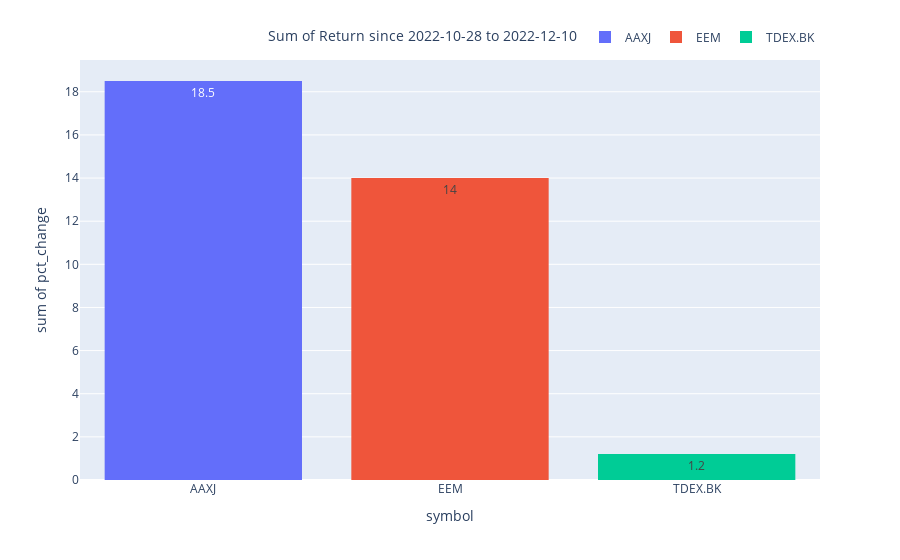

The notebook cell saved with this chart:
### Code cell
fig = px.histogram(dfSum_Pct_Price, x="symbol", y="pct_change",text_auto=True,
             color='symbol',height=600)

fig.update_layout(legend=dict(
    orientation="h",
    yanchor="bottom",
    y=1.02,
    xanchor="right",
    x=1,
    title=chart_title 
))

fig.show()

pio.write_image(fig, f"{report_path}\\{title}-{chart_title}.png")

### Figure 1 — Plotly figure (JSON) as saved in the notebook; plotly's stock layout.template omitted (floating-point values rounded to 4 significant figures)
{"data": [{"alignmentgroup": "True", "bingroup": "x", "histfunc": "sum", "hovertemplate": "symbol=%{x}<br>sum of pct_change=%{y}<extra></extra>", "legendgroup": "AAXJ", "marker": {"color": "#636efa", "pattern": {"shape": ""}}, "name": "AAXJ", "offsetgroup": "AAXJ", "orientation": "v", "showlegend": true, "texttemplate": "%{value}", "type": "histogram", "x": ["AAXJ"], "xaxis": "x", "y": [18.5], "yaxis": "y"}, {"alignmentgroup": "True", "bingroup": "x", "histfunc": "sum", "hovertemplate": "symbol=%{x}<br>sum of pct_change=%{y}<extra></extra>", "legendgroup": "EEM", "marker": {"color": "#EF553B", "pattern": {"shape": ""}}, "name": "EEM", "offsetgroup": "EEM", "orientation": "v", "showlegend": true, "texttemplate": "%{value}", "type": "histogram", "x": ["EEM"], "xaxis": "x", "y": [14], "yaxis": "y"}, {"alignmentgroup": "True", "bingroup": "x", "histfunc": "sum", "hovertemplate": "symbol=%{x}<br>sum of pct_change=%{y}<extra></extra>", "legendgroup": "TDEX.BK", "marker": {"color": "#00cc96", "pattern": {"shape": ""}}, "name": "TDEX.BK", "offsetgroup": "TDEX.BK", "orientation": "v", "showlegend": true, "texttemplate": "%{value}", "type": "histogram", "x": ["TDEX.BK"], "xaxis": "x", "y": [1.2], "yaxis": "y"}], "layout": {"autosize": true, "barmode": "relative", "legend": {"orientation": "h", "title": {"text": "Sum of Return since 2022-10-28 to 2022-12-10"}, "tracegroupgap": 0, "x": 1, "xanchor": "right", "y": 1.02, "yanchor": "bottom"}, "margin": {"t": 60}, "xaxis": {"anchor": "y", "autorange": true, "categoryarray": ["AAXJ", "EEM", "TDEX.BK"], "categoryorder": "array", "domain": [0, 1], "range": [-0.5, 2.5], "title": {"text": "symbol"}, "type": "category"}, "yaxis": {"anchor": "x", "autorange": true, "domain": [0, 1], "range": [0, 19.47], "title": {"text": "sum of pct_change"}, "type": "linear"}}}
